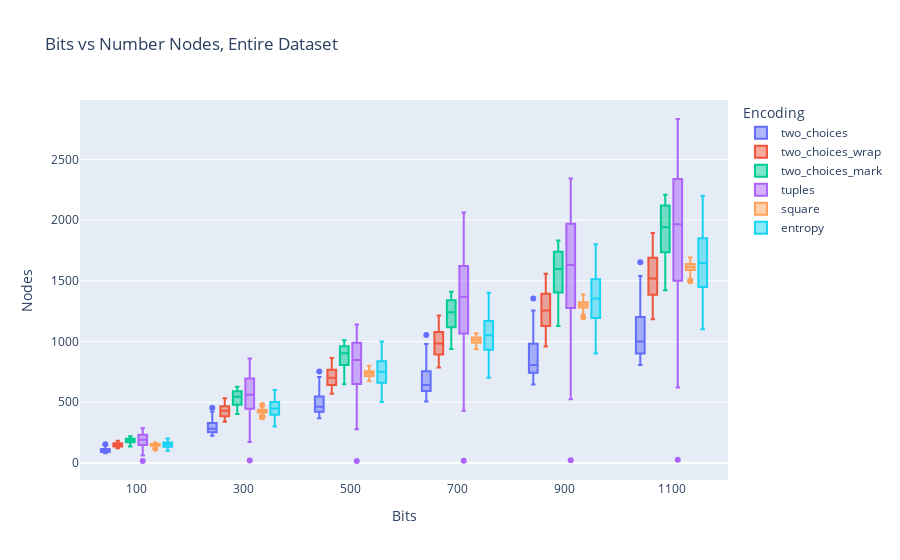
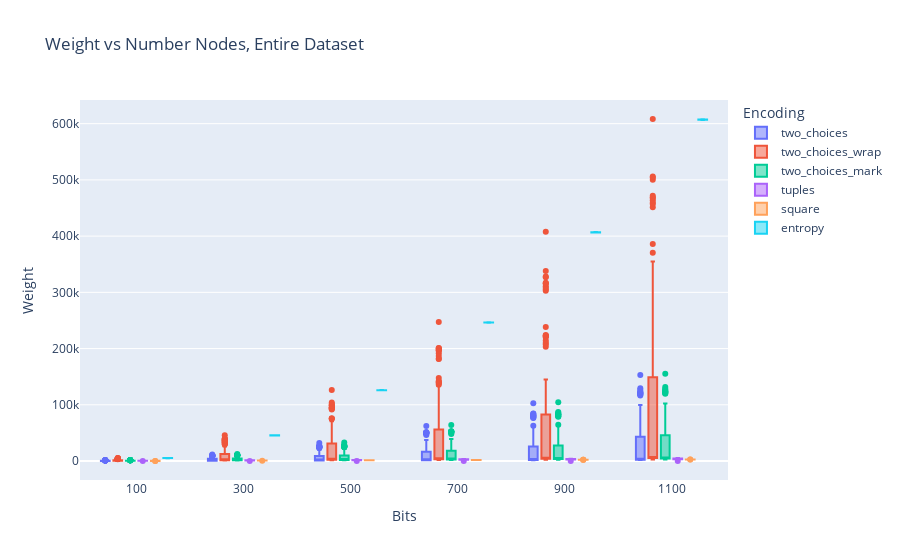
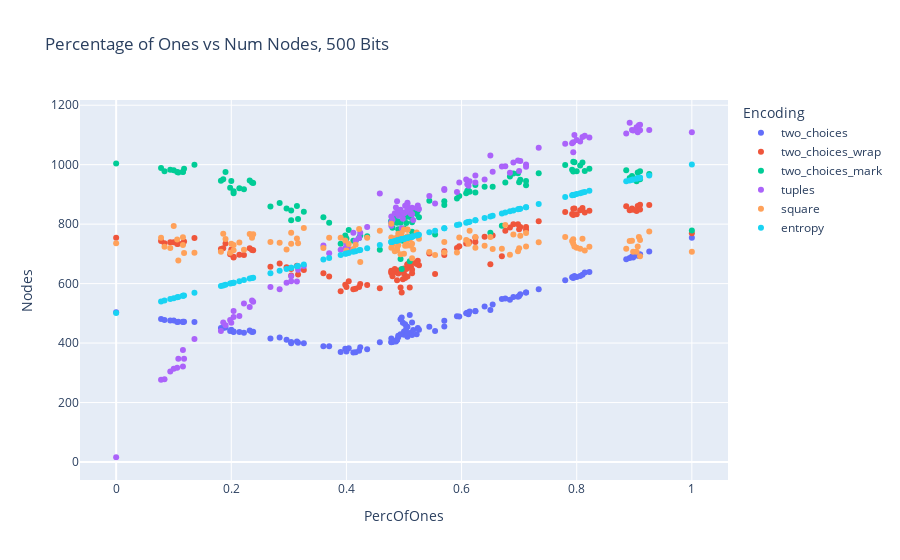
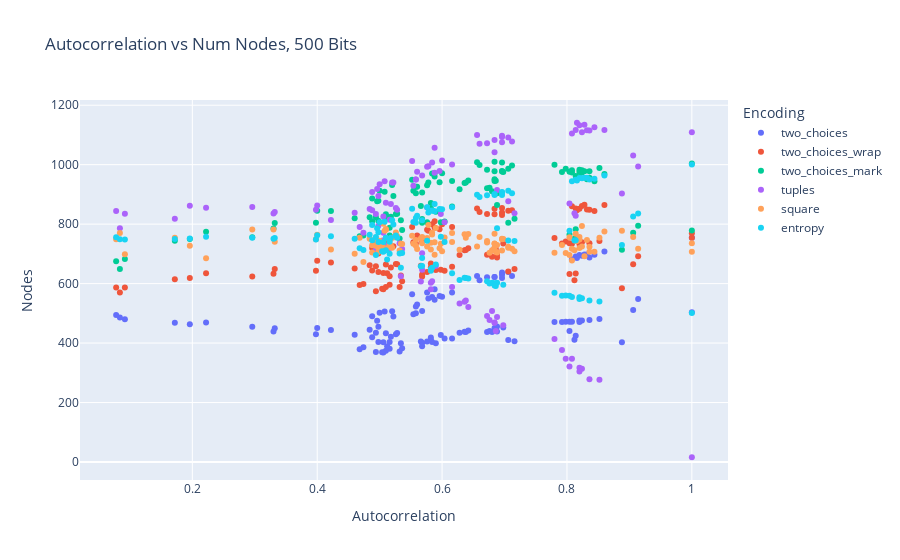

These figures' notebook cell, in order:
### Markdown cell above
#### 4. Reports

### Code cell
fig = px.box(df, x="Bits", y="Nodes", color="Encoding", 
             title="Bits vs Number Nodes, Entire Dataset")
fig.show()

fig = px.box(df, x="Bits", y="Weight", color="Encoding", 
             title="Weight vs Number Nodes, Entire Dataset")
fig.show()

df_500 = df[df['Bits'] == 500] 
fig = px.scatter(df_500, x="PercOfOnes", y="Nodes", color="Encoding", 
             title="Percentage of Ones vs Num Nodes, 500 Bits")
fig.show()

fig = px.scatter(df_500, x="Autocorrelation", y="Nodes", color="Encoding", 
             title="Autocorrelation vs Num Nodes, 500 Bits")
fig.show()
